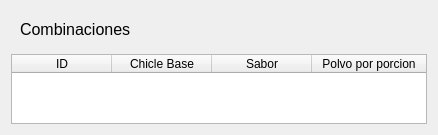
                <widget class="QWidget" name="tbProduct_2">
                 <layout class="QVBoxLayout" name="verticalLayout_9">
                  <item>
                   <widget class="QWidget" name="widget_10" native="true">
                    <layout class="QHBoxLayout" name="horizontalLayout_11">
                     <item>
                      <widget class="QLabel" name="label_6">
                       <property name="font">
                        <font>
                         <pointsize>12</pointsize>
                        </font>
                       </property>
                       <property name="text">
                        <string>Combinaciones</string>
                       </property>
                      </widget>
                     </item>
                    </layout>
                   </widget>
                  </item>
                  <item>
                   <widget class="QTableWidget" name="tableComb">
                    <property name="autoFillBackground">
                     <bool>false</bool>
                    </property>
                    <property name="sizeAdjustPolicy">
                     <enum>QAbstractScrollArea::SizeAdjustPolicy::AdjustToContents</enum>
                    </property>
                    <property name="alternatingRowColors">
                     <bool>false</bool>
                    </property>
                    <property name="selectionBehavior">
                     <enum>QAbstractItemView::SelectionBehavior::SelectRows</enum>
                    </property>
                    <attribute name="horizontalHeaderShowSortIndicator" stdset="0">
                     <bool>false</bool>
                    </attribute>
                    <attribute name="horizontalHeaderStretchLastSection">
                     <bool>true</bool>
                    </attribute>
                    <column>
                     <property name="text">
                      <string>ID</string>
                     </property>
                    </column>
                    <column>
                     <property name="text">
                      <string>Chicle Base</string>
                     </property>
                    </column>
                    <column>
                     <property name="text">
                      <string>Sabor</string>
                     </property>
                    </column>
                    <column>
                     <property name="text">
                      <string>Polvo por porcion</string>
                     </property>
                    </column>
                   </widget>
                  </item>
                 </layout>
                </widget>
